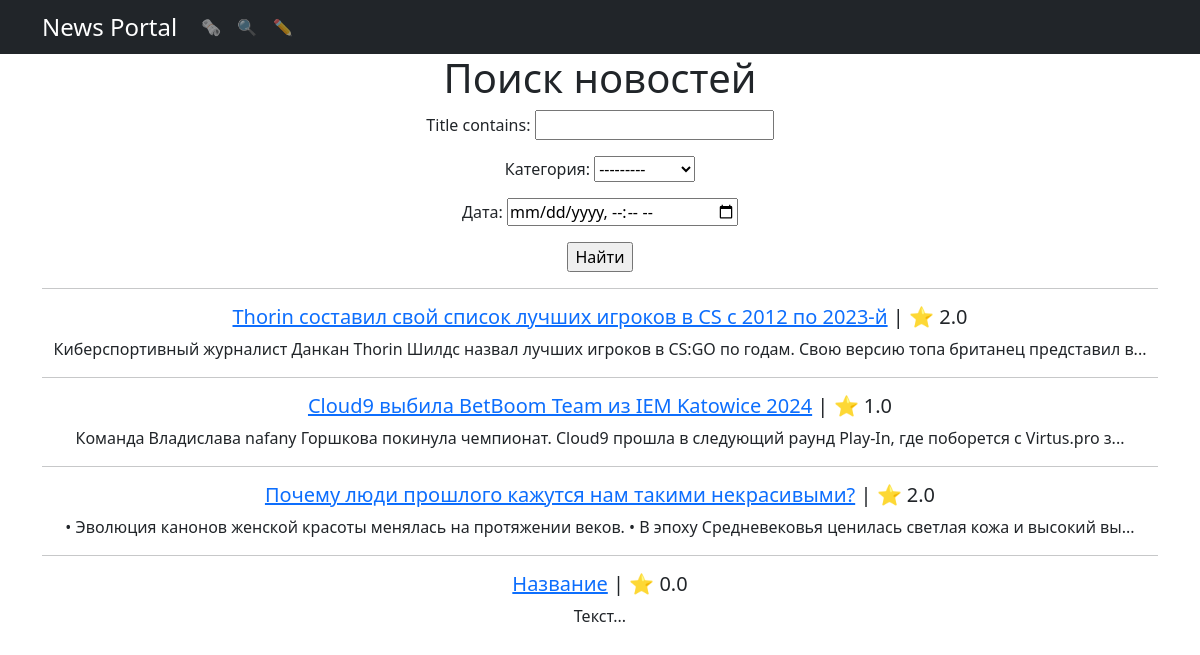
The app's page /search/, older data.
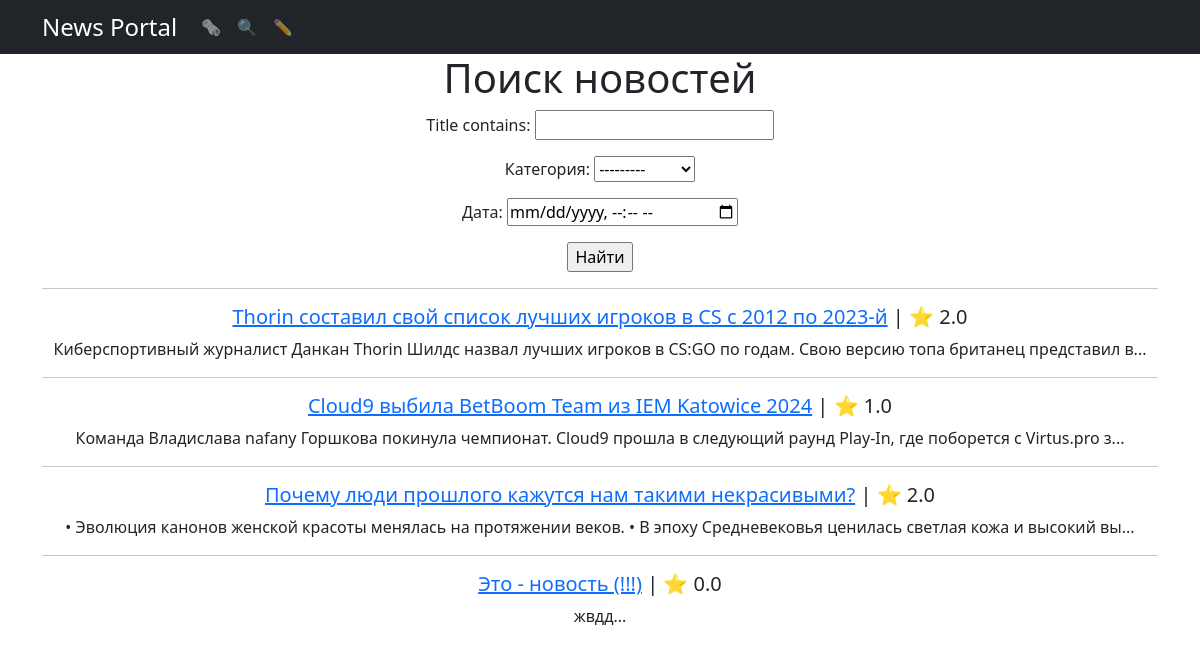
The same page, newer data.
### news/models.py (models this page shows, shortened)
class Post(models.Model):
    content_type = models.CharField(max_length = 2,
                                  choices = CONTENT_TYPE,
                                  default = article)
    author = models.ForeignKey("Author", on_delete = models.CASCADE)
    datetime = models.DateTimeField(auto_now_add=True)
    category = models.ManyToManyField("Category")
    title = models.TextField()
    text = models.TextField()
    rating = models.FloatField(default=0)

### news/views.py (the view)
# urls.py: path('search/', SearchList.as_view(), name='search_list'),
class SearchList(ListView):
    queryset = Post.objects.order_by('datetime')
    template_name = 'search.html'
    context_object_name = 'news'
    def get_queryset(self):
        queryset = super().get_queryset()
        self.filterset = PostFilter(self.request.GET, queryset)
        return self.filterset.qs
    def get_context_data(self, **kwargs):
        context = super().get_context_data(**kwargs)
        context['filterset'] = self.filterset
        return context

### news/models.py (called while the page is built)
    def __str__(self):
        return self.name

### news/templatetags/custom_filters.py (called while the page is built)
@register.filter()
def preview_text(text):
    return f"{text[:124]}..."

### templates/search.html
{% extends 'flatpages/default.html' %}
{% load custom_filters %}
{% block content %}
    <h1>Поиск новостей</h1>
    <form action="" method="get">
        {{ filterset.form.as_p }}
        <input type="submit" value="Найти" />
    </form>
    {% if filterset.qs %}
        {% for post in filterset.qs %}
            <hr>
            <h5> <a href="{{post.id}}">{{ post.title }}</a>  | ⭐️ {{ post.rating }}</h5>
            <p>{{ post.text | preview_text}}</p>
        {% endfor %}
    {% else %}
    <h1 style="padding: 15% 5%">Ой 🫢</h1>
    <h5>По вашему запросу ничего не найдено</h5>
    {% endif %}
{% endblock content %}

Row changes from the older to the newer data that the page shows:
removed Post: title "Название", rating "0.0", text|preview_text "Текст..."
added Post: title "Это - новость (!!!)", rating "0.0", text|preview_text "жвдд..."
